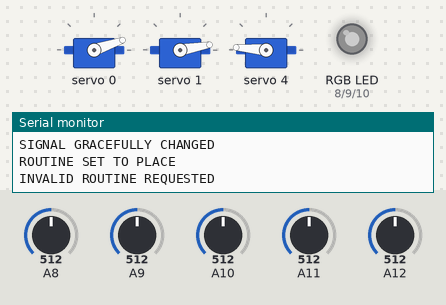
This sketch was run on a simulated Arduino Mega 2560, built with avr-gcc and run on an emulated ATmega2560. Parts: 3 × servo, an RGB LED mixed from three pins (HIGH = lit), the last lines printed to the serial monitor. The test bench sets the inputs (shaded band); at power-on: A8 = 512, A9 = 512, A10 = 512, A11 = 512, A12 = 512. Dim RGB values are drawn brighter than linear.

Above: at 2.3 s.
2.4 s: A8 set to 581
5.4 s: A8 set to 607
At 5.72 s:
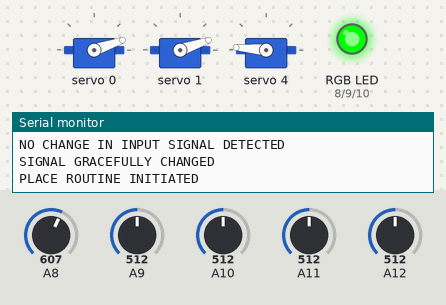
At 12.9 s:
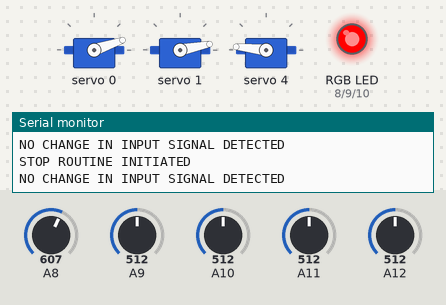
Timing chart, 0 to 14.4 s (numbered marks = the images above; inputs shaded):
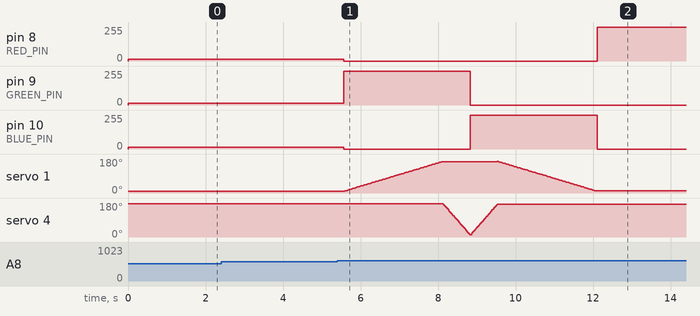

Measured:
- the behaviour switches between 599 and 600 on A8 (found by bisection; images 0 and 1)
- after the input at 5.4 s, pin 8 (RED_PIN): 15/255 → 0/255 after 0.16 s, → 255/255 6.6 s later; pin 9 (GREEN_PIN): 15/255 → 255/255 after 0.16 s, → 0/255 3.3 s later; pin 10 (BLUE_PIN): 15/255 → 0/255 after 0.16 s, → 255/255 3.3 s later, → 0/255 3.3 s later; servo 1: rises from 10° to 167° in 3.9 s, then falls to 11° in 2.6 s

The sketch:

Project_Arduino_Side.ino
```cpp
/*
 * Arm Routines v_2.0
 * Last edit: 23 November 2018
 * - Added support for LED strips to show the current state
*/

/*
 * Error Log:
 * For INVALID SIGNAL INPUT, ROUTINE IS SET TO PLACE FOR SOME REASON
 */

#include <Wire.h>
#include <Adafruit_PWMServoDriver.h>

// input signal threshold
#define IN_THRESH 600

// routine constants
#define SEARCH 1
#define PLACE 2
#define RESET_POSITION 3
#define STOP 4

// servo constants
#define MIN_PULSE_WIDTH 650
#define MAX_PULSE_WIDTH 2350
#define DEFAULT_PULSE_WIDTH 1500
#define FREQUENCY 50

// motor pin# on PCA9685 servo controller
#define BASE_MOTOR 0
#define TOP_MOTOR 1
#define CUP_MOTOR 4

// motor min and max angles
#define BASE_MIN 10
#define BASE_MAX 170
#define TOP_MIN 0
#define TOP_MAX 172
#define CUP_MIN 180
#define CUP_MAX 0

// delays to achieve desired rotation speeds
#define BASE_DELAY 50
#define CUP_DELAY 3
#define TOP_DELAY 14

// led strip output pins
#define RED_PIN 8
#define GREEN_PIN 9
#define BLUE_PIN 10

// intitialize runtime global variables:

// signal input from FPGA's GPIO
int signal_in[4] = {0, 0, 1, 0}; // start with reset
// starting arm state.
int arm_state[3] = {BASE_MIN, TOP_MIN, CUP_MIN}; // {BASE, TOP, CUP}
// arm routine
int arm_routine = RESET_POSITION; // start with reset
// signal change flag
bool signal_changed = false; // no change from start

// setup servo motor object
Adafruit_PWMServoDriver pwm = Adafruit_PWMServoDriver();

/* run at first, during setup */
void setup() {
Serial.begin(9600);
pwm.begin();
pwm.setPWMFreq (FREQUENCY);
pinMode (10, INPUT);
}

/* moves motor to the specified angle */
void moveMotor (int angle, int motor_pin) {
int pulse_wide, pulse_width;

// convert to pulse width
pulse_wide = map (angle, 0, 180, MIN_PULSE_WIDTH, MAX_PULSE_WIDTH);
pulse_width = int (float (pulse_wide)/1000000 * FREQUENCY * 4096);

// control Motor
pwm.setPWM (motor_pin, 0, pulse_width);
}

/* detects change in input signal */
void signal_in_change () {
// FPGA's GPIO set A8 = 0 when changing
// make sure change is of a valid type, eliminate stray spikes
if ((analogRead(A8)/IN_THRESH == 0) && (analogRead(A9)/IN_THRESH + analogRead(A10)/
 IN_THRESH + analogRead(A11)/IN_THRESH + analogRead(A12)/IN_THRESH) == 1) {

// see if there is a change detected
if (signal_in[0] != (analogRead (A9))/IN_THRESH ||
signal_in[1] != (analogRead (A10))/IN_THRESH ||
signal_in[2] != (analogRead (A11))/IN_THRESH ||
signal_in[3] != (analogRead (A12))/IN_THRESH) {

// set new values
signal_in[0] = (analogRead (A9))/IN_THRESH;
signal_in[1] = (analogRead (A10))/IN_THRESH;
signal_in[2] = (analogRead (A11))/IN_THRESH;
signal_in[3] = (analogRead (A12))/IN_THRESH;

Serial.println("NEW SIGNAL REGISTERED");
signal_changed = true; // input signal changed
}
}
// signal change flag is raised with invalid signal
else if (analogRead(A8)/IN_THRESH == 0) {
Serial.println("INVALID ROUTINE REQUESTED");
signal_changed = true;
}
// signal change flag is not raised
else if (analogRead(A8)/IN_THRESH == 1) {
Serial.println("NO CHANGE IN INPUT SIGNAL DETECTED");
signal_changed = false;
}
else { // error
Serial.println("INVALID SIGNAL CHANGE FLAG STATE");
signal_changed = false;
}
}

/* interprets routine from input signal combination */
void set_routine () {

/*
 * The routines are as follows:
 * signal_in 4:1 = 1 0 0 0 --> SEARCH (1)
 * signal_in 4:1 = 0 1 0 0 --> PLACE (2)
 * signal_in 4:1 = 0 0 1 0 --> RESET_POSITION (3)
 * signal_in 4:1 = 0 0 0 1 --> STOP (4)
 * default: STOP (4)
*/

if ((signal_in[3] == 1) && (signal_in[2] == 0) &&
 (signal_in[1] == 0) && (signal_in[0] == 0)) {
// set routine to SEARCH
Serial.println("ROUTINE SET TO SEARCH");
arm_routine = SEARCH;
}

else if ((signal_in[3] == 0) && (signal_in[2] == 1)
&& (signal_in[1] == 0) && (signal_in[0] == 0)) {
// set routine to PLACE
Serial.println("ROUTINE SET TO PLACE");
arm_routine = PLACE;
}

else if ((signal_in[3] == 0) && (signal_in[2] == 0)
&& (signal_in[1] == 1) && (signal_in[0] == 0)) {
// set routine to RESET_POSITION
Serial.println("ROUTINE SET TO RESET_POSITION");
arm_routine = RESET_POSITION;
}

else if ((signal_in[3] == 0) && (signal_in[2] == 0)
&& (signal_in[1] == 0) && (signal_in[0] == 1)) {
// set routine to STOP
Serial.println("ROUTINE SET TO STOP");
arm_routine = STOP;
}
else { // default case is STOP
arm_routine = STOP;
Serial.println ("ARM STOPPED: DEFAULT STATE");
}
}

/* arm routines */
void do_routine () {
// implement corresponding actions to the routine
switch (arm_routine) {
case SEARCH:
Serial.println("SEARCH ROUTINE INITIATED");

// yellow while searching
analogWrite(RED_PIN, 15);
analogWrite(GREEN_PIN, 15);
analogWrite(BLUE_PIN, 0);

// rotate base from current position to BASE_MAX degrees
for (int angle = arm_state[0]; (angle < BASE_MAX) &&
(analogRead(A8)/600 == 1); angle++) {
moveMotor ((arm_state[0]), BASE_MOTOR);
arm_state[0]++; // update arm_state[0] for base motor

// yellow while searching
analogWrite(RED_PIN, 15);
analogWrite(GREEN_PIN, 15);
analogWrite(BLUE_PIN, 0);

delay(BASE_DELAY);
}
// rotate base from BASE_MAX to BASE_MIN degrees
for (int angle = arm_state[0]; (angle > BASE_MIN)
&& (analogRead(A8)/600 == 1); angle--) {
moveMotor ((arm_state[0]), BASE_MOTOR);
arm_state[0]--; // update arm_state[0] for base motor

// yellow while searching
analogWrite(RED_PIN, 15);
analogWrite(GREEN_PIN, 15);
analogWrite(BLUE_PIN, 0);

delay(BASE_DELAY);
}
signal_in_change();
break;

case PLACE:
Serial.println("PLACE ROUTINE INITIATED");

// rotate top from 0 to TOP_MAX degrees
for (int angle = arm_state[1]; angle < TOP_MAX; angle++) {
moveMotor ((arm_state[1]), TOP_MOTOR);
arm_state[1]++; // update arm_state[1] for top motor

// green while placing
analogWrite(RED_PIN, 0);
analogWrite(GREEN_PIN, 255);
analogWrite(BLUE_PIN, 0);

delay(TOP_DELAY);
}

// rotate cup from CUP_MIN to CUP_MAX degrees
for (int angle = arm_state[2]; angle > CUP_MAX; angle--) {
moveMotor ((arm_state[2]), CUP_MOTOR);
arm_state[2]--; // update arm_state[2] for cup motor

// green while placing
analogWrite(RED_PIN, 0);
analogWrite(GREEN_PIN, 255);
analogWrite(BLUE_PIN, 0);

delay(CUP_DELAY);
}

// rotate cup from CUP_MAX to CUP_MIN degrees
for (int angle = arm_state[2]; angle < CUP_MIN; angle++) {
moveMotor ((arm_state[2]), CUP_MOTOR);
arm_state[2]++; // update arm_state[2] for cup motor

// blue after placing
analogWrite(RED_PIN, 0);
analogWrite(GREEN_PIN, 0);
analogWrite(BLUE_PIN, 255);

delay(CUP_DELAY);
}

// rotate top from TOP_MAX to TOP_MIN degrees
for (int angle = arm_state[1]; angle > TOP_MIN; angle--) {
moveMotor ((arm_state[1]), TOP_MOTOR);
arm_state[1]--; // update arm_state[1] for top motor

// blue after placing
analogWrite(RED_PIN, 0);
analogWrite(GREEN_PIN, 0);
analogWrite(BLUE_PIN, 255);

delay(TOP_DELAY);
}

// blue after placing
analogWrite(RED_PIN, 0);
analogWrite(GREEN_PIN, 0);
analogWrite(BLUE_PIN, 255);

// force stop after place
signal_in[2] = 0;
signal_in[0] = 1;
arm_routine = STOP;
break;

case RESET_POSITION:
Serial.println("RESET POSITION ROUTINE INITIATED");

// set all motors to starting state

moveMotor (BASE_MIN, BASE_MOTOR);
// white while reset
analogWrite(RED_PIN, 15);
analogWrite(GREEN_PIN, 15);
analogWrite(BLUE_PIN, 15);
delay(500);

moveMotor (TOP_MIN, TOP_MOTOR);
// white while reset
analogWrite(RED_PIN, 15);
analogWrite(GREEN_PIN, 15);
analogWrite(BLUE_PIN, 15);
delay(500);

moveMotor (CUP_MIN, CUP_MOTOR);
// white while reset
analogWrite(RED_PIN, 15);
analogWrite(GREEN_PIN, 15);
analogWrite(BLUE_PIN, 15);
delay(500);

// reset states for all motors
arm_state[0] = BASE_MIN;
arm_state[1] = TOP_MIN;
arm_state[2] = CUP_MIN;
break;

case STOP:
// remain in this state unless input signal changes
while (!signal_changed) {
Serial.println("STOP ROUTINE INITIATED");

// red while in stop
analogWrite(RED_PIN, 255);
analogWrite(GREEN_PIN, 0);
analogWrite(BLUE_PIN, 0);

// check for signal change
signal_in_change();
delay(200);
}
// no motors are moved
break;

default: // error: no motors are moved
Serial.println ("INVALID ROUTINE PROCESSED");
}
}


/* instructions followed during runtime */
void loop() {
// manage robot state through signals from FPGA's GPIO
if (!signal_changed) {
 do_routine();
 Serial.println("ROUTINE GRACEFULLY IMPLEMENTED");
 signal_in_change();
 delay(5);
}
else if (signal_changed) {
set_routine ();
signal_in_change ();
Serial.println("SIGNAL GRACEFULLY CHANGED");
delay(5);
}
else { // error
Serial.println("ERROR: INVALID STATE"); // should not reach here
delay(500);
}
// delay 1ms to make stable transition to start of loop
delay (1);
}
```
